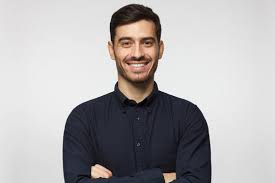
#> input picture image.jpg, 275 x 183 px
$ python mask.py
#> lines starting #> are read from the running program, lines starting #| are printed output that depends on the picture
import cv2
import numpy as np

# Load image
image = cv2.imread("image.jpg")
#> image is the input picture: shape (183, 275, 3); mean B, G, R 173.7, 172.8, 175.3

# Get image dimensions
height, width = image.shape[:2]
#> height = 183; width = 275
center_x, center_y = width // 2, height // 2
#> center_x = 137; center_y = 91

# Create distance map
Y, X = np.ogrid[:height, :width]
#> Y = 183 values from 0 to 182
distance = np.sqrt((X - center_x) ** 2 + (Y - center_y) ** 2)

# Normalize distances (0 at center, 1 at radius limit)
radius = min(width, height) // 3  # Radius defining importance region
#> radius = 61
normalized_distance = np.clip(distance / radius, 0, 1)  # Ensures values are between 0-1

# Apply EaseInQuart function (t^4)
mask = 1 - normalized_distance**2  # Inverts so center is high importance

# Convert to 8-bit grayscale (0-255)
mask = (mask * 255).astype(np.uint8)

# Compute histogram using the custom dropoff mask
histogram = cv2.calcHist([image], [0, 1, 2], mask, [8, 8, 8], [0, 256, 0, 256, 0, 256])

# Normalize histogram
histogram /= np.sum(histogram)

# Show the mask for debugging
cv2.imshow("EaseInQuart Mask", mask)
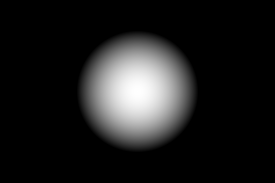
#> window 'EaseInQuart Mask': shape (183, 275); min 0, max 255, mean 29.5
cv2.waitKey(0)
cv2.destroyAllWindows()
